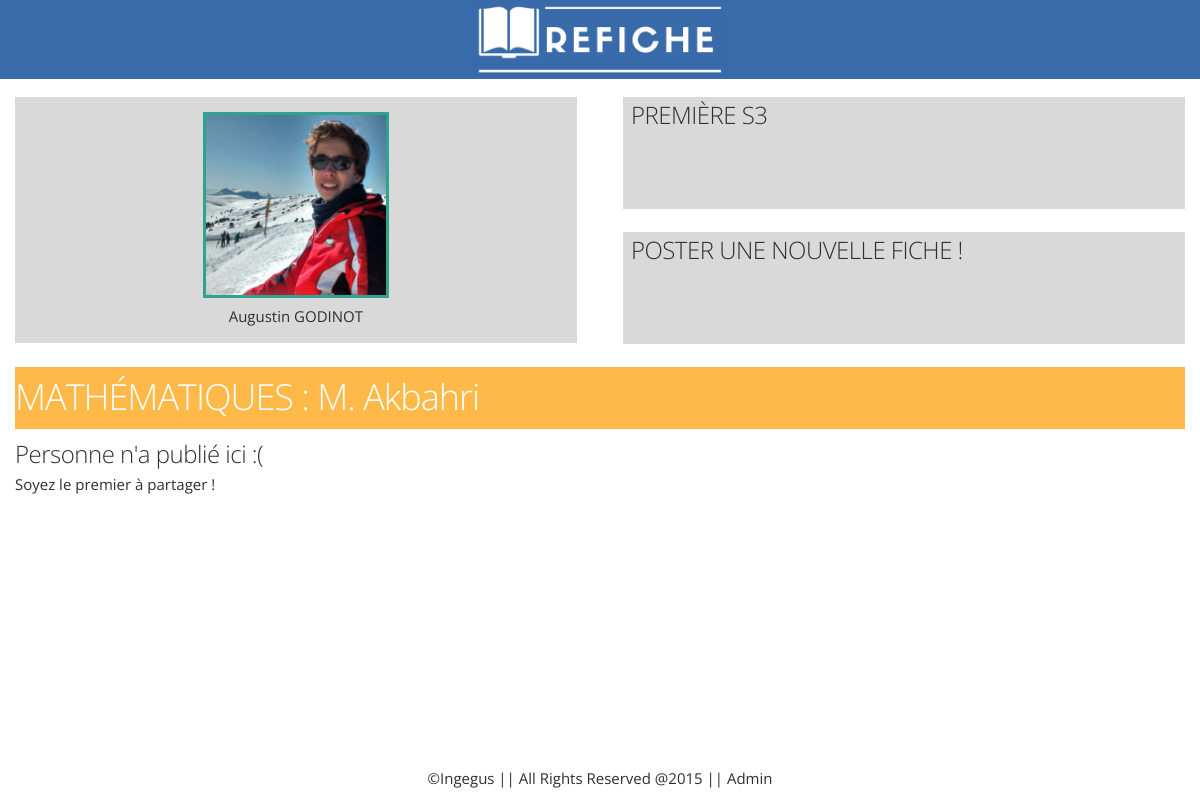
The app's page /app/lesson/Mathématiques (signed in) with its own data.
### app/models.py (models this page shows, shortened)
class Profile(models.Model):
	user = models.OneToOneField(User)  # Link with the original user class that we extend
	classroom = models.ForeignKey('Classroom')  # Link to the user's classroom
	school = models.ForeignKey('School')  # Link to the school of the profile (student or teacher)
	class Meta(object):
		abstract = True

class Student(Profile):
	lessons = models.ManyToManyField(Lesson)
	numberOfSheetsUploaded = models.IntegerField(default=0)

class Classroom(models.Model):
	level = models.ForeignKey('Level')  # Level or degree of the class (ex: 1ere)
	school = models.ForeignKey('School')  # School witch the classroom belongs to
	name = models.CharField(max_length=100)  # Name of the classroom (ex: Première S-3)
	shortName = models.CharField(max_length=8)  # Name of the classroom shortened (ex: 1-S3)
	lessons = models.ManyToManyField(Lesson)

class Lesson(models.Model):
	name = models.CharField(max_length=30)  # The official name of the class
	teacher = models.ForeignKey('Teacher')  # The link to the teacher (one teacher for one class)
	def __str__(self):
		return "{0} ({1})".format(self.name, self.teacher)

class Teacher(models.Model):
	GENDER_CHOICES = (('M.', 'Monsieur'),
					  ('Mme', 'Madame'),
					  ('Mlle', 'Mademoiselle'))
	lastName = models.CharField(max_length=60)  # Last name of the teacher
	firstName = models.CharField(max_length=30, null=True)  # First name of the teacher
	gender = models.CharField(max_length=4, choices=GENDER_CHOICES)
	createdBy = models.ForeignKey(Student)
	def __str__(self):
		return "{0} {1}".format(self.gender, self.lastName)

### app/views.py (the view)
# urls.py: url(r'^lesson/(?P<lesson_name>.+)$', 'lessonPage'),
@login_required
def lessonPage(request, lesson_name):
	student = getStudent(request.user)
	try:
		lesson = student.classroom.lessons.get(name=lesson_name)
	except Lesson.DoesNotExist:
		raise Http404("This lesson does not exist or you are not registered to it !")
	sheets = Sheet.objects.filter(lesson=lesson).order_by('-uploadDate')
	return render(request, 'app/lesson.html', locals())

### app/functions.py (called while the page is built)
def getStudent(instance):
	from app.models import Student
	user = instance
	try:
		student = Student.objects.get(user=user)
	except Student.DoesNotExist:
		logger = logging.getLogger('users')
		logger.error(user.username+'\'s account is not linked to a profile account! id = '+str(user.id))
		raise Http404("Your user account is not linked to a profile account !")
	return student

### app/templatetags/app_extras.py (called while the page is built)
@register.inclusion_tag('app/newSheet.html')
def getNewSheetForm(request):
	student = getStudent(request.user)
	form = UploadSheetForm(student=student)
	return {'form': form }

### registration/templatetags/registration_extras.py (called while the page is built)
@register.inclusion_tag('registration/newCode.html')
def getStudentRegistrationForm(request):
	form = StudentRegistrationForm()
	return {'form': form }

### app/templates/app/lesson.html
{% extends "home.html" %}
{% load humanize static app_extras %}
{% block in_content %}
<div id="sheets">
    <header>
        <h3 class="full-container-size">
            {{ lesson.name|upper }} :  {{ lesson.teacher.gender }} {{ lesson.teacher.lastName }}
        </h3>
    </header>
    <div class=flex-container>
    {% for sheet in sheets %}
        <div class="sheet" style="  {% if sheet.sheetType == 'SHEET' %}
                                        background-image: url('{% static 'img/icons/note.png' %}');
                                    {% elif sheet.sheetType == 'NOTES' %}
                                        background-image: url('{% static 'img/icons/note.png' %}');
                                    {% elif sheet.sheetType == 'TEST' %}
                                        background-image: url('{% static 'img/icons/test.png' %}');
                                    {% elif sheet.sheetType == 'TEST_CORRECTION' %}
                                        background-image: url('{% static 'img/icons/test_correction.png' %}');
                                    {% endif %}
                                    ">
            <a href="{% url 'app.views.downloadSheetPage' pk=sheet.pk %}" class="full-container-size">
                <div class="info_container">
                    <h5>{{ sheet.name }}</h5>
                    <div class="sheet_info">
                        #{{ sheet.get_sheetType_display }}<br />
                        {{ sheet.uploadedBy.user.first_name }} {{ sheet.uploadedBy.user.last_name|upper }}
                        ({{ sheet.uploadedBy.classroom.shortName }})
                        {{ sheet.uploadDate|naturaltime_addon }} <br />
                        Cliquez pour télécharger
                    </div>
                </div>
            </a>
        </div>
    {% empty %}
        <div class="full-container-size">
            <h5>Personne n'a publié ici :(</h5>
            <p>Soyez le premier à partager !</p>
        </div>
    {% endfor %}
    </div>
</div>
{% endblock %}

### app/templates/home.html (shortened to what this page needs)
{% extends "base.html" %}
{% load static app_extras admin_urls %}
{% block content %}
<nav class="container">
    <div class="row">
        <div id="user_infos" class="six columns left-cell full-container-size">
            <div id="user_infos_content">
                <a href="#" class="full-container-size"><img id="user-icon" src="{% static 'img/user_test_img.png' %}" /><br />
                <span>{{ user.first_name }} {{ user.last_name|upper }}</span></a>
            </div>
            {% if request.user.is_staff %}
                    {% load registration_extras %}
            {% endif %}
        </div>
        <div id="left_cell" class="six columns">
            <div class="container">
                <div id="classroom_profile" class="row right-cell"><a href="{% url 'app.views.underConstruction' classroom_name='miew' %}" class="full-container-size"><h5>{{ student.classroom.name }}</h5></a></div>
                <div class="row right-cell" id="new_sheet_div" >
                    <a id="post_new_sheet_link" href="#" class="full-container-size post_new_sheet_link"><h5>Poster une nouvelle fiche !</h5></a>
                </div>
            </div>
        </div>
    </div>
</nav>
{% block in_content %}{% endblock %}
{% endblock %}

### static/css/skeleton.css (style rules this page uses)
html { font-family: sans-serif; -ms-text-size-adjust: 100%; -webkit-text-size-adjust: 100%; }
body { margin: 0; }
article, aside, details, figcaption, figure, footer, header, hgroup, main, menu, nav, section, summary { display: block; }
a { background-color: transparent; }
img { border: 0; }
.container { position: relative; width: 100%; padding: 0 20px; margin: 0 auto; box-sizing: border-box; }
.column, .columns { width: 100%; float: left; box-sizing: border-box; }
@media (min-width: 400px) { .container { width: 100%; padding: 0; } }
@media (min-width: 550px) { .container { width: 100%; } }
@media (min-width: 550px) { .column, .columns { margin-left: 4%; } }
@media (min-width: 550px) { .column:first-child, .columns:first-child { margin-left: 0; } }
@media (min-width: 550px) { .six.columns { width: 48%; } }
html { font-size: 62.5%; }
body { font-size: 1.5em; line-height: 1.6; font-weight: 400; font-family: "Open Sans", Helvetica, Verdana, sans-serif; color: #2f2f2f; }
h1, h2, h3, h4, h5, h6 { margin: 0; font-weight: 300; }
h3 { font-size: 3.0rem; line-height: 1.3; letter-spacing: -.1rem; }
h5 { font-size: 1.8rem; line-height: 1.5; letter-spacing: -.05rem; }
@media (min-width: 550px) { h3 { font-size: 3.6rem; } }
@media (min-width: 550px) { h5 { font-size: 2.4rem; } }
p { margin-top: 0; }
a { color: #1EAEDB; }
pre, blockquote, dl, figure, table, p, ul, ol, form { margin-bottom: 2.5rem; }
.container:after, .row:after, .u-cf { content: ""; display: table; clear: both; }

### static/css/main.css (style rules this page uses)
body, html { display: flex; flex-direction: column; height: 100%; background-color: #ffffff; }
header { margin: 0px; flex-shrink: 0; background-color: #3a6baa; }
#content header { padding-top: 0.5em; padding-bottom: 0.5em; color: white; }
a { text-decoration: none; color: inherit; }
.full-container-size { display: block; box-sizing: border-box; width: 100%; height: 100%; }

### static/css/app.css (style rules this page uses)
#content nav .container { min-height: 15em; }
#content nav .right-cell, #content nav .left-cell { background-color: #D9D9D9; }
#content nav .left-cell { margin-bottom: 1.5em; text-align: center; }
#content nav #user-icon { display: inline; width: 12em; border: 3px solid #2EA490; }
#content nav .right-cell { height: 7.5em; margin-bottom: 1.5em; padding-left: 0.5em; }
#content nav .right-cell a { text-transform: uppercase; }
#content #user_infos_content { margin-bottom: 1em; margin-top: 1em; }
#sheets header { background-color: #FFB948; margin-bottom: 0.5em; }
#sheets header h3 { max-width: 70%; }
#sheets .flex-container { display: flex; flex-direction: row; flex-wrap: wrap; justify-content: space-between; overflow: hidden; }

### records on screen
Student: classroom.name "PREMIÈRE S3"
Lesson: name "MATHÉMATIQUES", teacher.gender "M.", teacher.lastName "Akbahri"

### other values on screen
{{ user.first_name }} "Augustin"
{{ user.last_name|upper }} "GODINOT"
